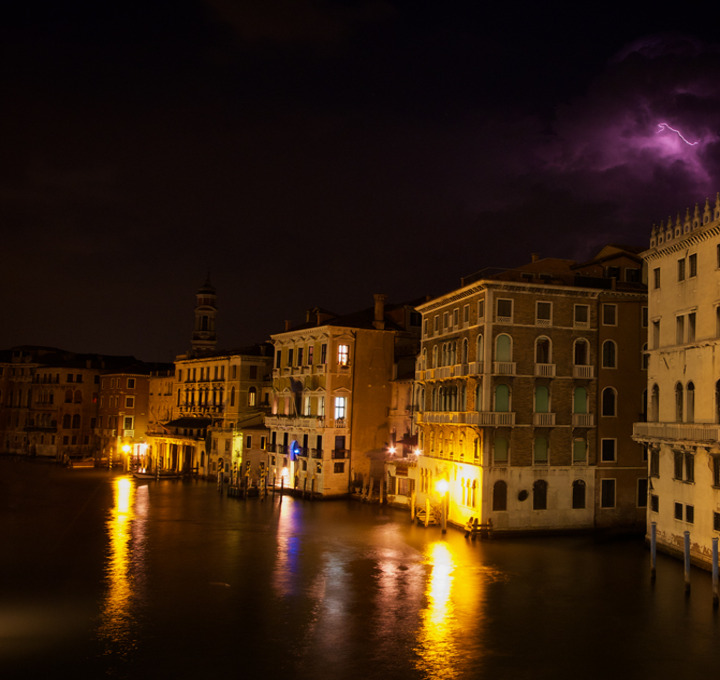
#> input picture imgs/building.bmp, 720 x 680 px
$ python main.py
#> lines starting #> are read from the running program, lines starting #| are printed output that depends on the picture
### py/init_map.py
from __future__ import annotations

import numpy as np


def initial_map(rgb: np.ndarray, eps: float = 1e-6) -> np.ndarray:
    """
    Compute initial illumination map: per-pixel max over RGB channels.
    Mirrors MATLAB initial_map.m but vectorized.

    reduce(arr[i][j][k], axis)
    axis=0->arr[all i][j][k]
    axis=1->arr[i][all j][k]
    axis=2->arr[i][j][all k] = arr[i][j][0],arr[i][j][1],arr[i][j][2]
    """
    illum = np.maximum.reduce(rgb, axis=2)
    illum[illum == 0] = eps
    return np.clip(illum, 0.0, 1.0)

### py/lime.py
from pathlib import Path
import time

from PIL import Image
import numpy as np

# ----- import python function ----- #
from init_map import initial_map
from alm import lime_trial
from gamma_corr import gamma_corr


def run_lime(
    out_dir: Path,
    img_in: np.ndarray,
    alpha: float = 0.08,
    mu0: float = 0.01,
    rho: float = 1.2,
    gamma: float = 0.8,
    k0: int = 1,
) -> np.ndarray:
    t0 = time.perf_counter()

    # also save the normalized input back (for reference)
    in_img = out_dir / "imput_image.bmp"
    Image.fromarray((np.clip(img_in, 0, 1) * 255).astype(np.uint8), mode="RGB").save(in_img)

    print("image size: ", img_in.shape)

    # ----- initialize illumination map ----- #
    illum = initial_map(img_in)
    print("initial illu map size: ", illum.shape)
    illum_out = out_dir / "initial_illum_map.bmp"
    Image.fromarray((illum * 255).astype(np.uint8), mode="L").save(illum_out)

    # ----- Augmented Lagrange Multiplier (lime_trial) ----- #
    Tout = lime_trial(illum, alpha=alpha, mu0=mu0, rho=rho, k0=k0)

    # refine to [0,1], save
    Tout_clipped = np.clip(np.abs(Tout), 0, 1)
    illum_refined_out = out_dir / "refined_illum_map.bmp"
    Image.fromarray((Tout_clipped * 255).astype(np.uint8), mode="L").save(illum_refined_out)

    # ----- Gamma Correction ----- #
    Tout_gamma = gamma_corr(Tout_clipped, gamma)
    illum_gamma_out = out_dir / "gamma_illum_map.bmp"
    Image.fromarray((np.clip(Tout_gamma, 0, 1) * 255).astype(np.uint8), mode="L").save(illum_gamma_out)

    # ----- Enhance image by dividing input with gamma-corrected illumination ----- #
    T3 = np.stack([np.clip(Tout_gamma, 1e-6, 1.0)] * 3, axis=2)
    img_enhanced = np.clip(img_in / T3, 0, 1)  # dot division RGB channel image
    enhanced_out = out_dir / "enhanced_image.bmp"
    Image.fromarray((img_enhanced * 255).astype(np.uint8), mode="RGB").save(enhanced_out)

    t1 = time.perf_counter()
    print("execution time: {:.6f} s".format(t1 - t0))
    return img_enhanced

### py/alm.py
from __future__ import annotations

import numpy as np


def maked_alt(m: int) -> np.ndarray:
    """Create forward-difference matrix D of shape (m, m+1)."""
    A = np.zeros((m, m + 1), dtype=np.float64)
    idx = np.arange(m)
    A[idx, idx] = -1.0
    A[idx, idx + 1] = 1.0
    # print("matrix D: ")
    # print(A)
    return A


def multiplyd(T: np.ndarray) -> np.ndarray:
    """
    Multiply D with T to get gradient.
    Returns shape (2*m, n) stacked [Dx; Dy] in column-major order.
    """
    m, n = T.shape
    Dy = maked_alt(m)
    Dxt = maked_alt(n)
    Dx = Dxt.T

    # vertical gradient with wrap
    altTy = np.zeros((m + 1, n), dtype=np.float64)
    altTy[:m, :n] = T
    altTy[m, : n - 1] = T[0, 1:]
    altTy[m, n - 1] = T[0, 0]
    delTy = Dy @ altTy

    # horizontal gradient with wrap
    altTx = np.zeros((m, n + 1), dtype=np.float64)
    altTx[:, :n] = T
    altTx[:, n] = T[:, 0]
    delTx = altTx @ Dx

    dtx = delTx.reshape(m * n, order="F")
    dty = delTy.reshape(m * n, order="F")
    dt = np.concatenate((dtx, dty))
    return dt.reshape((2 * m, n), order="F")


def multiplydtrans(G: np.ndarray) -> np.ndarray:
    """
    Multiply D^T with G.
    G shape is (2*m, n); returns (m, n).
    """
    # (2m, n) = (p, n)
    p, n = G.shape
    m = p // 2

    # flatten matrix G to a 2m by n vector(column major)
    g = G.reshape(p * n, order="F")
    # first m*n element is Gx, last m*n element is Gy
    Gx = g[: m * n].reshape((m, n), order="F")
    Gy = g[m * n :].reshape((m, n), order="F")

    Dyi = maked_alt(m)
    Dy = -Dyi
    Dxi = maked_alt(n)
    Dx = Dxi[:n, :n]
    Dx[:, 0] += Dxi[:n, n]  # wrap column

    altGy = np.zeros((m + 1, n), dtype=np.float64)
    altGy[1:, :] = Gy
    altGy[0, 1:] = Gy[m - 1, : n - 1]
    altGy[0, 0] = Gy[m - 1, n - 1]

    delGy = Dy @ altGy
    delGx = Gx @ Dx

    # ---- matrix size ----- #
    print("G   size: ", G.shape)
    print("Dyi size: ", Dyi.shape)
    print("Dy  size: ", Dy.shape)
    print("Dxi size: ", Dxi.shape)
    print("Dx  size: ", Dx.shape)
    print("altGy  size: ", altGy.shape)
    print("delGy  size: ", delGy.shape)
    print("delGx  size: ", delGx.shape)

    return delGx + delGy


def Tdenom(m: int, n: int, mu: float) -> np.ndarray:
    """Denominator used in updateT."""
    dxe = np.zeros((m, n), dtype=np.float64)
    dye = np.zeros((m, n), dtype=np.float64)
    dxe[1, 1] = -1.0
    dxe[1, 2 % n] = 1.0
    dye[1, 1] = -1.0
    dye[2 % m, 1] = 1.0

    dxf = np.fft.fftshift(np.fft.fft2(dxe))
    dxc = np.conj(dxf)
    dx_mod = dxc * dxf

    dyf = np.fft.fftshift(np.fft.fft2(dye))
    dyc = np.conj(dyf)
    dy_mod = dyc * dyf

    return 2.0 + mu * (dx_mod + dy_mod)


def shrinkage(A: np.ndarray, X: np.ndarray) -> np.ndarray:
    """Soft thresholding."""
    return np.sign(X) * np.maximum(np.abs(X) - A, 0.0)


def gaussian_kernel(size: int, sigma: float = 2.0) -> np.ndarray:
    """1D Gaussian kernel similar to fspecial('gaussian', [size,1], sigma)."""
    # This may be replace by other strategy if Gaussain kernel isn't hardware-friendly
    half = size // 2
    x = np.arange(-half, half + 1) if size % 2 else np.arange(-half, half)
    g = np.exp(-(x**2) / (2 * sigma * sigma))
    g /= g.sum()
    return g.reshape(-1, 1)


def make_weight_matrix(Ti: np.ndarray, ker_size: int = 5) -> np.ndarray:
    """Weight matrix using gradients of Ti."""
    m, n = Ti.shape
    p = m * n
    delTi = multiplyd(Ti)
    dtvec = delTi.reshape(2 * p, order="F")

    dtx = dtvec[:p]
    dty = dtvec[p:]

    w_gauss = gaussian_kernel(ker_size, sigma=2.0).flatten()
    convl_x = np.convolve(dtx, w_gauss, mode="same")
    convl_y = np.convolve(dty, w_gauss, mode="same")
    W_x = 1.0 / (np.abs(convl_x) + 1e-4)
    W_y = 1.0 / (np.abs(convl_y) + 1e-4)

    W_vec = np.concatenate((W_x, W_y))
    return W_vec.reshape((2 * m, n), order="F")


def updateT(Ti: np.ndarray, mu: float, G: np.ndarray, U: np.ndarray) -> np.ndarray:
    """Update T sub-problem."""
    X = G - U # (G - Z/μ) -> matrix size = (2m,n)
    delX = multiplydtrans(X)
    Tnum = 2 * Ti + mu * delX
    Tn = np.fft.fftshift(np.fft.fft2(Tnum))

    m, n = Ti.shape
    Td = Tdenom(m, n, mu)
    Tnd = Tn / Td
    return np.real(np.fft.ifft2(np.fft.ifftshift(Tnd)))


def lime_trial(Ti: np.ndarray, alpha: float, mu0: float, rho: float, k0: int = 50) -> np.ndarray:
    """
    ADMM/ALM solver.
    Ti: initial illumination map (2D)
    alpha, mu0, rho: solver hyperparameters
    k0: iterations
    """
    m, n = Ti.shape
    k = 0
    mu = mu0
    Z = np.zeros((2 * m, n), dtype=np.float64) # 2m by n matrix
    G = np.zeros((2 * m, n), dtype=np.float64) # 2m by n matrix
    W = make_weight_matrix(Ti, ker_size=5)

    while k < k0:
        U = Z / mu  # Z / μ
        A = alpha * W / mu
        T = updateT(Ti, mu, G, U)
        delT = multiplyd(T)
        G = shrinkage(A, delT + U)
        B = delT - G
        Z = mu * (B + U)
        mu *= rho
        k += 1

    return T

### py/gamma_corr.py
import numpy as np


def gamma_corr(a: np.ndarray, gamma: float) -> np.ndarray:
    """Element-wise gamma correction, matches MATLAB gamma_corr.m."""
    return a ** gamma

### py/main.py
from pathlib import Path
from PIL import Image
from lime import run_lime
import numpy as np

if __name__ == "__main__":
    # get absolute path of this file
    root = Path(__file__).resolve().parents[1]
    img = root / "imgs" / "building.bmp"
    out_dir = root / "imgs_lime1"
    out_dir.mkdir(parents=True, exist_ok=True)

    # normalize to [0,1] in main, pass arr to run_lime
    arr = np.asarray(Image.open(img).convert("RGB"), dtype=np.float64) / 255.0

    enhanced1 = run_lime(out_dir=out_dir, img_in=arr, k0=50)
#| image size:  (680, 720, 3)
#> in initial_map, `illum[illum == 0] = eps`: illum: shape (680, 720) float64; min 1e-06, max 1, mean 0.212
#| initial illu map size:  (680, 720)
#> in multiplyd, `altTy[m, : n - 1] = T[0, 1:]`: altTy: shape (681, 720) float64; min 0, max 1, mean 0.212
#> in multiplyd, `altTy[m, n - 1] = T[0, 0]`: altTy: shape (681, 720) float64; min 1e-06, max 1, mean 0.212
#> in multiplyd, `altTx[:, n] = T[:, 0]`:
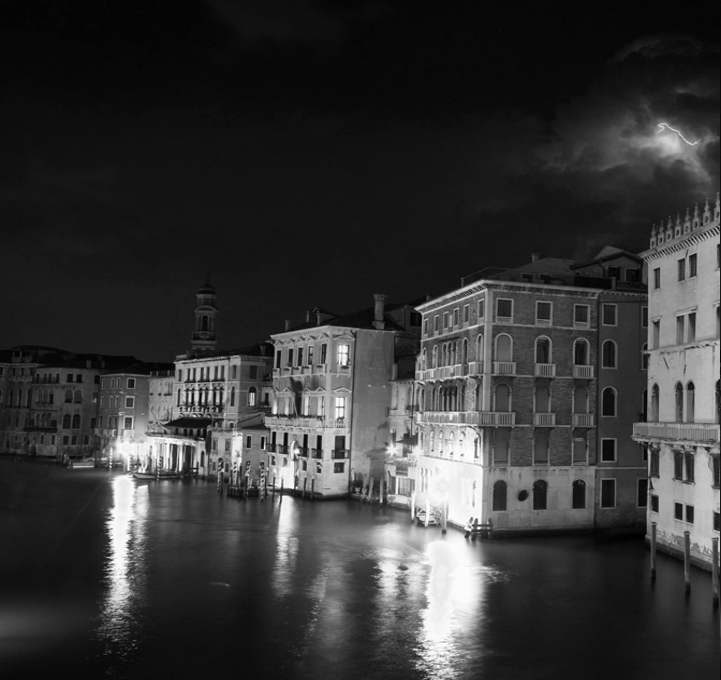
#> altTx: shape (680, 721) float64; min 1e-06, max 1, mean 0.212
#> after the loop in lime_trial, `while k < k0:`:
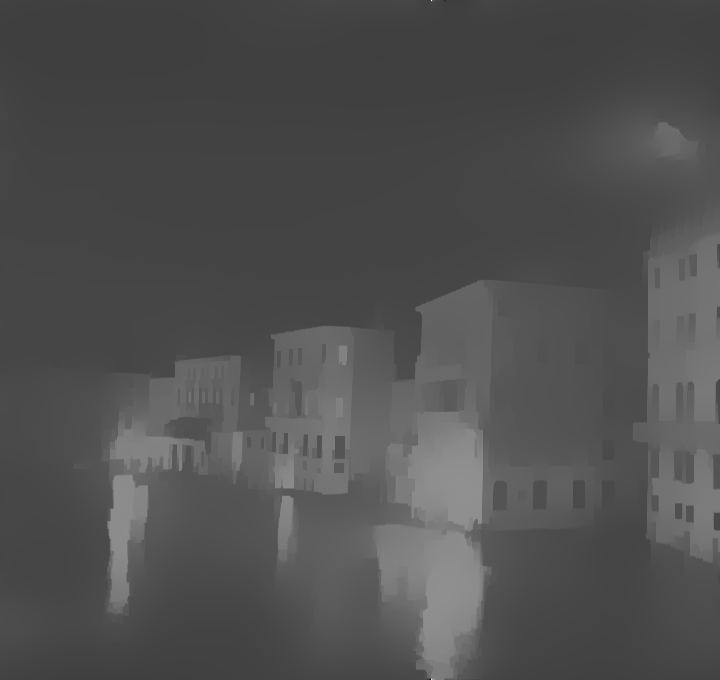
#> T: shape (680, 720) float64; min -0.667, max 2.12, mean 0.212; drawn with min black and max white
#> after the loop in lime_trial, `while k < k0:`: k = 50; mu = 91

    out_dir = root / "imgs_lime2"
    out_dir.mkdir(parents=True, exist_ok=True)
    arr_inv = 1 - arr
    img_inv = out_dir / "original_image_inverse.bmp"
    Image.fromarray((arr_inv * 255).astype(np.uint8), mode="RGB").save(img_inv)

    enhanced2 = run_lime(out_dir=out_dir, img_in=arr_inv, k0=50)
#> call 2 of run_lime, with alpha = 0.08, mu0 = 0.01, rho = 1.2, gamma = 0.8, k0 = 50
#> call 2 of lime_trial, with alpha = 0.08, mu0 = 0.01, rho = 1.2, k0 = 50
#> call 2 of make_weight_matrix, with ker_size = 5
#> in make_weight_matrix (call 2), `return W_vec.reshape((2 * m, n), order="F")`:
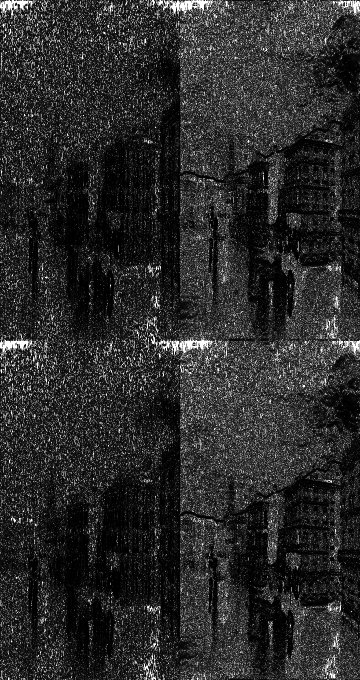
#> returned value: shape (1360, 720) float64 (shown at 1/2 size); min 1.69, max 10000, mean 1691.6; drawn with min black and max white
#> the loop in lime_trial (call 2), `while k < k0:` made 50 passes
#> pass 1, in multiplyd (call 53), `delTy = Dy @ altTy`:
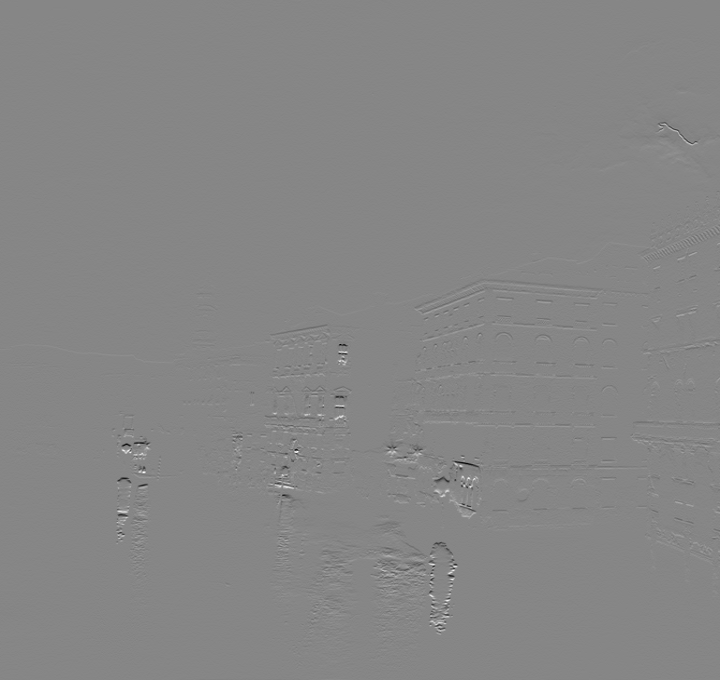
#> delTy: shape (680, 720) float64; min -0.639, max 0.575, mean 1.86e-20; drawn with min black and max white
#> after the loop in lime_trial (call 2), `while k < k0:`:
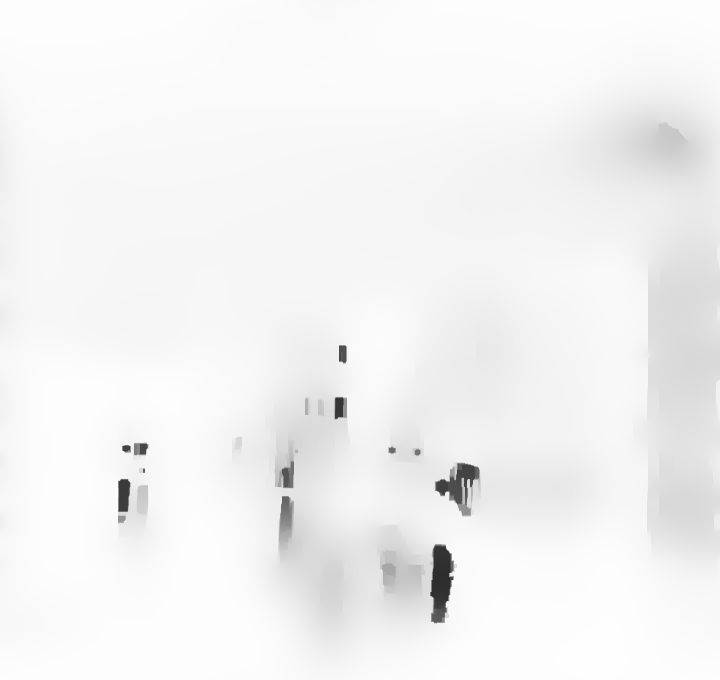
#> T: shape (680, 720) float64; min 0.173, max 0.998, mean 0.955
#> in run_lime (call 2), `img_enhanced = np.clip(img_in / T3, 0, 1)`:
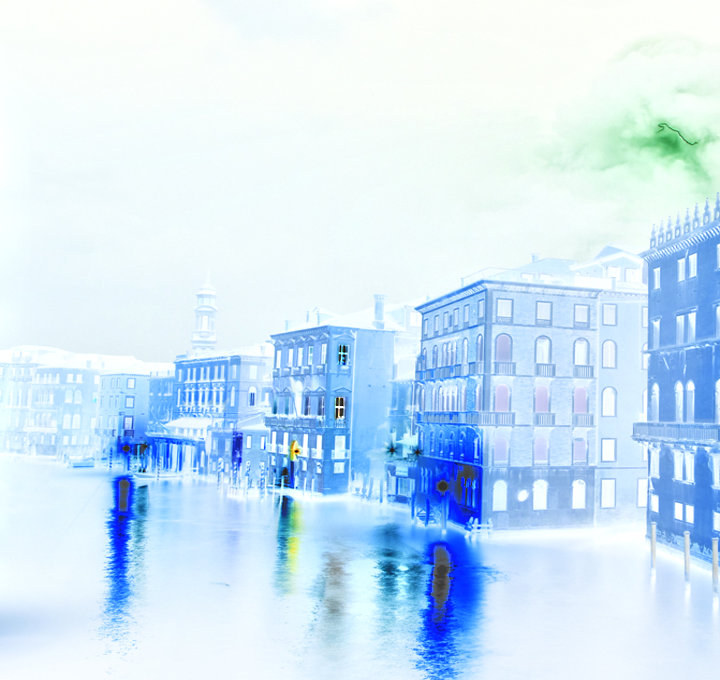
#> img_enhanced: shape (680, 720, 3) float64; mean R, G, B 0.812, 0.903, 0.975
    enhanced2_inv = 1- enhanced2
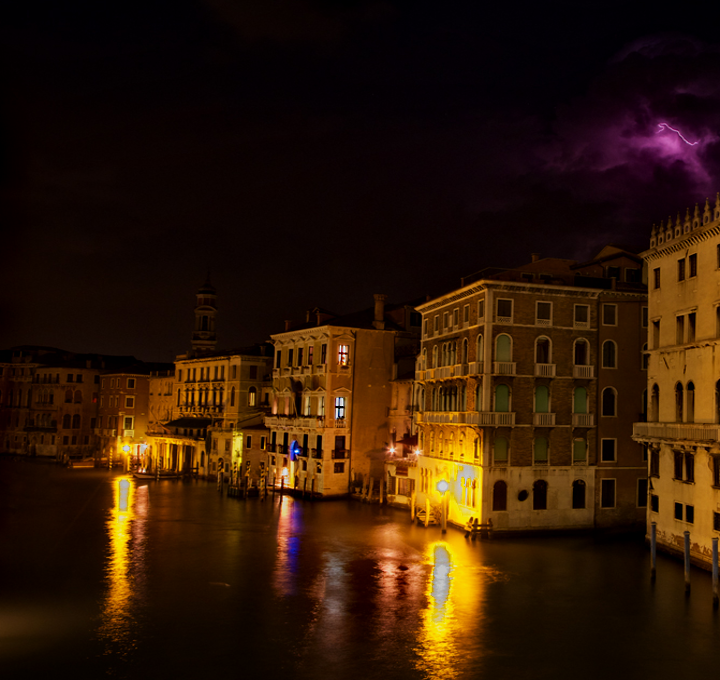
#> enhanced2_inv: shape (680, 720, 3) float64; mean R, G, B 0.188, 0.0965, 0.0251
    over_ex_img = out_dir/"overexposure_enhanced_image.bmp"
    Image.fromarray((enhanced2_inv * 255).astype(np.uint8), mode="RGB").save(over_ex_img)

    # ---- add here ----- #
    # please implement:
    # 3 image fusion arr, enhance1, enhance2
    # how to calculate matrix C, S, V?
